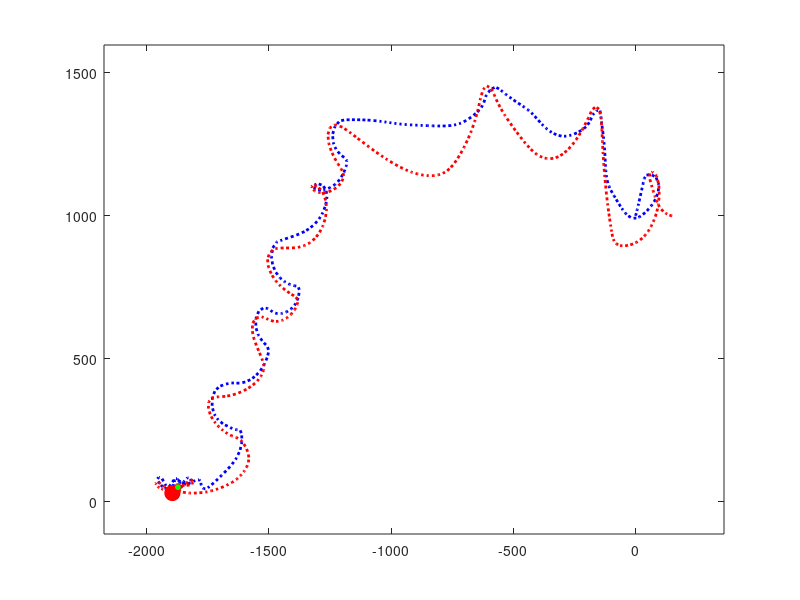
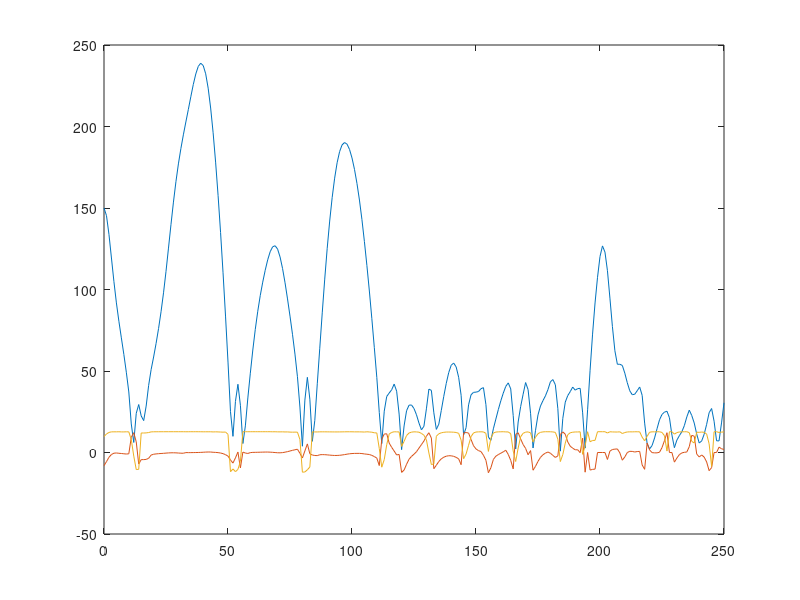

MATLAB code to generate these figures, in order:
function predator_prey_template
   %% NOTE: DO NOT SUBMIT THIS SCRIPT
   %  Submit only the compute_f_groupname() function below, in a
   %  separate file, which must be named compute_f_groupname.m
   %  (try to think of a unique groupname...)
   %%
   close all
   g = 9.81;
   mr = 100; % Mass of predator, in kg
   my = 10.; % Mass of prey, in kg
   Frmax = 1.3*mr*g; % Max force on predator, in Newtons
   Fymax = 1.4*my*g; % Max force on prey, in Newtons
   c = 0.2; % Drag coeft, in N s/m
   initial_w = [150,1000,0,1000,0,0,0,0]; % Initial position/velocity
   force_table_predator = rand(51,2)-0.5;
   force_table_prey = rand(51,2)-0.5;
   options = odeset('Events',@event,'RelTol',0.01);
   [time_vals,sol_vals] = ode45(@(t,w) eom(t,w,mr,my,Frmax,Fymax,c,force_table_predator,force_table_prey), ...
       [0:1:250],initial_w,options);
   animate_projectiles(time_vals,sol_vals);
   pr = sol_vals(:,1:2); py = sol_vals(:,3:4);
   dist = sqrt((pr(:,1) - py(:,1)).^2 +(pr(:,2) - py(:,2)).^2);
   
   figure
   plot (time_vals, dist)
   
   prs = [transpose(sol_vals(:,1));transpose(sol_vals(:,2))];
   pys = [transpose(sol_vals(:,3));transpose(sol_vals(:,4))];
   vrs = [transpose(sol_vals(:,5));transpose(sol_vals(:,6))];
   vys = [transpose(sol_vals(:,7));transpose(sol_vals(:,8))];
   
   Fr_xs = zeros(251,1);
   Fr_ys = zeros(251,1);
   
   for i=1:251
       Fr = compute_f_groupname(time_vals(i),Frmax,Fymax,1,prs(:,i),vrs(:,i),pys(:,i),vys(:,i));
       Fr_xs(i) = Fr(1);
       Fr_ys(i) = Fr(2);
   end
   
   hold on
   plot(time_vals, Fr_xs/100);
   plot(time_vals, Fr_ys/100);
   
   data = [time_vals, sol_vals, Fr_xs, Fr_ys];
   csvwrite('datlog.csv', data);
   

   
   
 end
function dwdt = eom(t,w,mr,my,Frmax,Fymax,c,forcetable_r,forcetable_y)
% Extract the position and velocity variables from the vector w
% Note that this assumes the variables are stored in a particular order in w.
        pr=w(1:2); vr=w(5:6); py=w(3:4); vy=w(7:8);
        g = 9.81;
% Compute all the forces on the predator      
        amiapredator = true;
        Fr = compute_f_groupname(t,Frmax,Fymax,amiapredator,pr,vr,py,vy);
        if norm(Fr) > Frmax
            Fr = Frmax*Fr/norm(Fr);
        end
% The force table varies between +/- 0.5 so this makes the random force
% vary between +/- 0.2*mr*g     
        Frrand = 0.4*mr*g*compute_random_force(t,forcetable_r);
        Frvisc = -vr*norm(vr)*c;
        Frgrav = -mr*g*[0;1];
        Frtotal = Fr+Frrand+Frvisc+Frgrav;
% Now do the forces on the prey        
        amiapredator = false;
        Fy = compute_f_groupname(t,Frmax,Fymax,amiapredator,pr,vr,py,vy);
        if norm(Fy) > Fymax

            Fy = Fymax*Fy/norm(Fy);
        end
% The force table varies between +/- 0.5 so this makes the random force
% vary between +/- 0.2*mr*g     
        Fyrand = 0.4*my*g*compute_random_force(t,forcetable_y);
        Fyvisc = -vy*norm(vy)*c;
        Fygrav = -my*g*[0;1];
        Fytotal = Fy+Fyrand+Fyvisc+Fygrav;
% Write similar code below to call your compute_f_groupname function to 
% compute the force on the prey, determine the random forces on the prey, 
% and determine the viscous forces on the prey      
         %enter the appropriate code here to compute dwdt ;
         %t
         dwdt = [vr;vy;Frtotal/mr;Fytotal/my];
end
 
function [event,stop,direction] = event(t,w)
   pr = w(1:2); py = w(3:4);
% Event function to stop calculation when predator catches prey
% Write your code here? For the event variable, use the distance between 
% predator and prey.  You could add other events to detect when predator/prey hit 
% the ground as well.  See the MATLAB manual for how to detect and 
% distinguish between multiple events if you want to do this 
    event = 1;
    if (norm(pr - py) - 5 == 0) || (py(2) < 0) || (pr(2) < 0)
      %event = 0;
      
    end
    stop = 1;
    direction = 0;
end
   

 function F = compute_f_groupname(t,Frmax,Fymax,amiapredator,pr,vr,py,vy)
%% This is the function that should be submitted
%  Please fill in the information below:
 % Test time and place: Enter the time and room for your test here 
% Group members: list the names of your group members here
%%
%  Variable definitions
%  t:   Time
%  Frmax: Max force that can act on the predator
%  Fymax: Max force that can act on the prey
%  amiapredator: Logical variable - if amiapredator is true,
%            the function must compute forces acting on a predator.
%            If false, code must compute forces acting on a prey.
%  pr - 2D vector with current position of predator eg pr = [x_r;y_r]
%  vr - 2D vector with current velocity of predator eg vr= [vx_r;vy_r]
%  py - 2D vector with current position of prey py = [x_prey;y_prey]
%  vy - 2D vector with current velocity of prey py = [vx_prey;vy_prey]
%      NB:pr,vr,py,vy are all column vectors
%  F - 2D vector specifying the force to be applied to the object
%      that you wish to control F = [Fx;Fy]
%      The direction of the force is arbitrary, but if the
%      magnitude you specify exceeds the maximum allowable
%      value its magnitude will be reduced to this value 
%      (without changing direction)
function d2ydx2=bicubic_start_acceleration(Xs, Ys, Ms, Xe, Ye, Me)
        h = Ms * (Xe - Xs);
        i = Ye - Ys;
        k = Me * (Xe - Xs);
        b = 3*i - 2*h - k;
        d2ydx2 = (2*b)/((Xe - Xs)^2);
end
function a=compute_acceleration_for_target(pS, vS, pE, vE, time)
        Ax = bicubic_start_acceleration(0, pS(1), vS(1), time, pE(1), vE(1));
        Ay = bicubic_start_acceleration(0, pS(2), vS(2), time, pE(2), vE(2));
        a = [Ax; Ay];
end
function y=sigmoid(x, c)
    if x > (5/c)
        y=1;
    elseif x < (-5/c)
        y=0;
    else
        y=exp(x*c)/(1+exp(x*c));
    end
end
function val=transition_between(pos, val_neg, val_pos)
    s = sigmoid(pos, 100);
    val = s*val_pos + (1 - s)*val_neg;
end

    persistent lastTr lastVy lastAy;
if (amiapredator)

    ay = 0;
    if ~isempty(lastTr)
        if lastTr ~= t
            ay = (vy - lastVy)/(t - lastTr);
        else
            ay = lastAy;
        end
    end
    %{
    disp(t);
    disp(lastTr);
    disp(vy);
    disp(lastVy);
    disp(ay);
    %}
    

    if sqrt((pr(1) - py(1))^2 +(pr(2) - py(2))^2) > 200
        py_expt = @(time) (1/2) * ay * min(time, 0)^2 + vy * min(time,20) + py;
        ar_required = @(t_int) compute_acceleration_for_target(pr, vr, py_expt(t_int), vy, t_int);
        ar_required_mag = @(t_int) norm(ar_required(t_int));
        fr_required = @(t_int) (ar_required(t_int) - [0;-9.81]) * 100;
        fr_required_mag = @(t_int) norm(fr_required(t_int));
        t_int_best = 250;
        t_search_max = 250;
    else

        py_expt = @(time) (1/2) * ay * min(time, 0)^2 + vy * min(time,20) + py;

        ar_required = @(t_int) (2 * (py_expt(t_int) - (vr * t_int) - pr)) / (t_int ^ 2);
        ar_required_mag = @(t_int) norm(ar_required(t_int));
        fr_required = @(t_int) (ar_required(t_int) - [0;-9.81]) * 100;
        fr_required_mag = @(t_int) norm(fr_required(t_int));
        t_int_best = 10;
        t_search_max = 10;
    end
    
    for t_int = [0.1 : 0.1 : t_search_max]
        if fr_required_mag(t_int) < (1.3 * 100 * 9.81)
            t_int_best = t_int;
            break;
        end
    end    
    F = fr_required(t_int_best);
    if norm(F) > (1.3 * 100 * 9.8) 
        %disp("NOPE! Shortening...");

        F = Frmax*F./ norm(F);

    end
    
    
    min_gnd_dist = 1;
    ar_max_y = Frmax/100-9.81-0.2*9.81;
    vr_y = vr(2);
    pr_y = pr(2);
    traject_min = -0.5*vr_y^2/ar_max_y + pr_y;
    pull_up = transition_between(vr_y, [0;Frmax], F);
    F = transition_between(traject_min - min_gnd_dist, pull_up, F);
    if norm(F) > (1.3 * 100 * 9.8)
        F = Frmax*F./ norm(F);
    end
    
    if pr_y <= 0
        disp(['PREDATOR GROUND COLLISION @y=', num2str(pr_y)]);
    end 
    
    
    if floor(t) > floor(lastTr)
        disp(t);
    end
    
    if norm(F) > (1.3 * 100 * 9.8) 
        %disp("NOPE! Shortening...");

        F = Frmax*F./ norm(F);

    end
    lastTr = t;
    lastVy = vy;
    lastAy = ay;
    
else
       % Code to compute the force to be applied to the prey
    % should try to make prey shake up and down really fast 
    if py(2) < 70
        F=Fymax*[0;1];
    else
        rh = pr-py;
        rhmag = norm(rh);
        
        %prmag = norm(pr);
        vrel = vy-vr;
        vrmag = norm(vr);
        %vymag = norm(vy);
        if (rhmag<40)
            Fy = -(vr(1)/(vrmag+1.e-08));
            Fx = (vr(2)/(vrmag+1.e-08));
            if (vrel(1)*Fx+vrel(2)*Fy<0)
                Fy=-Fy;
                Fx=-Fx;
            end

       
            
        F = Fymax*[Fx;Fy]/norm([Fx;Fy]);
        F = F + 2.*Fymax*[1;0]/py(2);
        F = Fymax*F/norm(F);
        else
           % Sufficiently far apart
           
           
           %B = 2;
           %Fx = -(rh(1)+B*(vrel(1)));
           %Fy = -(rh(2)+B*(vrel(2)));
           %Fy = -1;
           %Fx = -rh(1);
           %Fy = -rh(2);
           % MIND GAMES APPROACH
           if (py/norm(py)-pr/norm(pr)) == vr/norm(vr)
                Fy = -(vr(1)/(vrmag+1.e-08));
                Fx = (vr(2)/(vrmag+1.e-08));
                if (vrel(1)*Fx+vrel(2)*Fy<0)
                    Fy=-Fy;
                    Fx=-Fx;
                end
                F = Fymax*[Fx;Fy]/norm([Fx;Fy]);
                F = F + 2.*Fymax*[1;0]/py(2);
                F = Fymax*F/norm(F);
           else
             dt = 4;
             F = Fymax*((py+dt*vy+(pr+dt*vr)))/norm(py+dt*vy-(pr+dt*vr)); 
           end
        end
        
    end

end 


%
if sqrt((pr(1) - py(1))^2 +(pr(2) - py(2))^2) <= 1
    disp(['GOTCHA']);
end




end


% Add the random force script and animation scripts from Appendix here 


function F  = compute_random_force(t,force_table)
% Computes value of fluctuating random force at time t, where 0<t<250.
% The variable force_table is a 51x2 matrix of pseudo-random
% numbers between -0.5 and 0.5, computed using
%  force_table = rand(51,2)-0.5;
% NB ? THE FORCE TABLE MUST BE DEFINED OUTSIDE THIS FUNCTION
% If you define it in here it fries the ode45 function

F = [interp1([0:5:250],force_table(:,1),t);...
     interp1([0:5:250],force_table(:,2),t)];

 
end

function animate_projectiles(t,sols)
figure
xmax = max(max(sols(:,3)),max(sols(:,1)));
xmin = min(min(sols(:,3)),min(sols(:,1)));
ymax = max(max(sols(:,4)),max(sols(:,2)));
ymin = min(min(sols(:,4)),min(sols(:,2)));
dx = 0.1*(xmax-xmin)+0.5;
dy = 0.1*(ymax-ymin)+0.5;
 
for i = 1:length(t)
    clf
    plot(sols(1:i,3),sols(1:i,4),'LineWidth',2,'LineStyle',...
                  ':','Color',[0 0 1]);
    ylim([ymin-dy ymax+dy]);
    xlim([xmin-dx xmax+dx]);
    hold on
    plot(sols(1:i,1),sols(1:i,2),'LineWidth',2,'LineStyle',':',...
                   'Color',[1 0 0]);
    plot(sols(i,1),sols(i,2),'ro','MarkerSize',11,'MarkerFaceColor','r');
    plot(sols(i,3),sols(i,4),'ro','MarkerSize',5,'MarkerFaceColor','g');
    pause(0.1);
end

end
